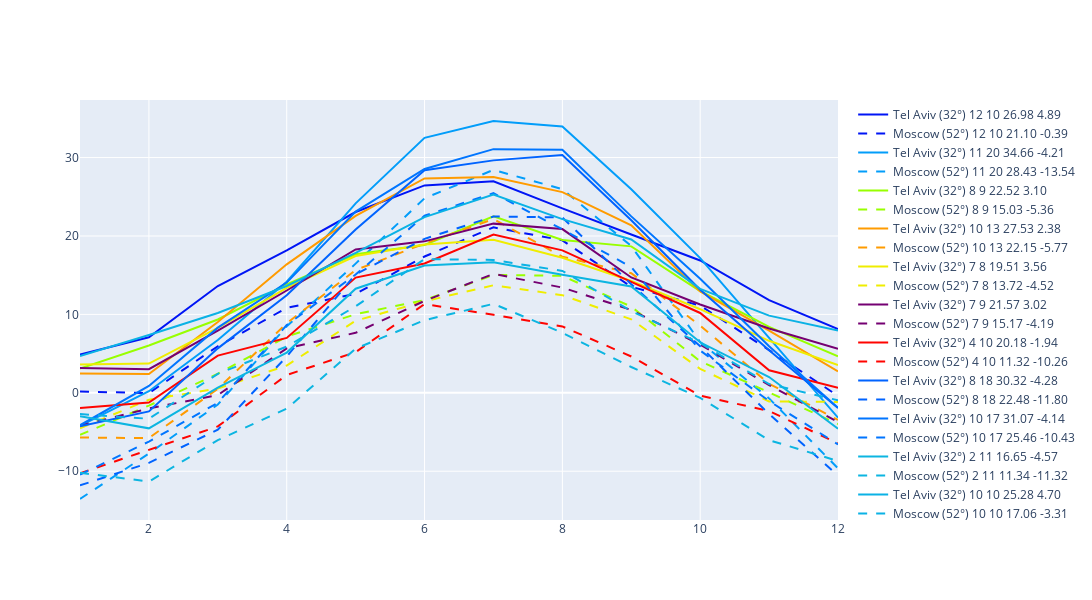

Notebook code cell kept with this figure:
### Code cell
import plotly.graph_objects as go
import random
import plotly.colors as colors

# Here I tried to find best values for monthly and latitude adjustments
# But if i set up weather limit close to actual weather, it is impossible 
# to find corresponding values for mon_adj and lat_adj

months_num = list(range(1, 13))
fig = go.Figure()
plots = 0

for _ in range(1000):
    max_temp = 30
    mon_adj = random.randint(1, max_temp)
    lat_adj = random.randint(1, max_temp)
    tel_aviv_temps = [generate_temperature(i, 32, mon_adj, lat_adj) for i in months_num]
    moscow_temps = [generate_temperature(i, 52, mon_adj, lat_adj) for i in months_num]
    
    tel_aviv_max = np.max(tel_aviv_temps)
    tel_aviv_min = np.min(tel_aviv_temps)
    moscow_max = np.max(moscow_temps)
    moscow_min = np.min(moscow_temps)
    
    if tel_aviv_min > -5 and moscow_max > 10 and tel_aviv_max < 35 and moscow_min < 0:
        color = colors.sample_colorscale(colors.PLOTLY_SCALES['Rainbow'], random.random())[0]

        fig.add_trace(go.Scatter(x=months_num, y=tel_aviv_temps, mode='lines', 
                                name=f'Tel Aviv (32°) {mon_adj} {lat_adj} {tel_aviv_max:.2f} {tel_aviv_min:.2f}', line=dict(color=color, width=2)))
        fig.add_trace(go.Scatter(x=months_num, y=moscow_temps, mode='lines', 
                             name=f'Moscow (52°) {mon_adj} {lat_adj} {moscow_max:.2f} {moscow_min:.2f}', line=dict(color=color, dash='dash', width=2)))
        plots += 1
        if plots > 10:
            break
    
fig.update_layout(
    legend=dict(xanchor='left', yanchor='top'),
    width=1200,
    height=600,
)

fig.show()

# Good values
# 8 20
# 9 22
# 10 17
# 8 11

### Figure 1 — Plotly figure (JSON) as saved in the notebook; plotly's stock layout.template omitted (floating-point values rounded to 4 significant figures)
{"data": [{"line": {"color": "rgb(0, 21, 245)", "width": 2}, "mode": "lines", "name": "Tel Aviv (32°) 12 10 26.98 4.89", "type": "scatter", "x": [1, 2, 3, 4, 5, 6, 7, 8, 9, 10, 11, 12], "y": [4.887, 7.083, 13.62, 18.17, 23.05, 26.45, 26.98, 23.51, 20.18, 16.88, 11.81, 8.139]}, {"line": {"color": "rgb(0, 21, 245)", "dash": "dash", "width": 2}, "mode": "lines", "name": "Moscow (52°) 12 10 21.10 -0.39", "type": "scatter", "x": [1, 2, 3, 4, 5, 6, 7, 8, 9, 10, 11, 12], "y": [0.1592, -0.03236, 5.939, 10.83, 12.62, 17.38, 21.1, 19.45, 13.52, 11.12, 5.45, -0.386]}, {"line": {"color": "rgb(2, 157, 250)", "width": 2}, "mode": "lines", "name": "Tel Aviv (32°) 11 20 34.66 -4.21", "type": "scatter", "x": [1, 2, 3, 4, 5, 6, 7, 8, 9, 10, 11, 12], "y": [-4.211, 0.2084, 6.73, 14.17, 24.16, 32.51, 34.66, 33.97, 25.97, 17.17, 7.012, -3.173]}, {"line": {"color": "rgb(2, 157, 250)", "dash": "dash", "width": 2}, "mode": "lines", "name": "Moscow (52°) 11 20 28.43 -13.54", "type": "scatter", "x": [1, 2, 3, 4, 5, 6, 7, 8, 9, 10, 11, 12], "y": [-13.54, -7.73, -1.494, 8.484, 16.47, 24.81, 28.43, 25.97, 18.71, 6.486, -0.7102, -9.625]}, {"line": {"color": "rgb(152, 255, 0)", "width": 2}, "mode": "lines", "name": "Tel Aviv (32°) 8 9 22.52 3.10", "type": "scatter", "x": [1, 2, 3, 4, 5, 6, 7, 8, 9, 10, 11, 12], "y": [3.101, 6.041, 9.355, 13.84, 17.67, 18.85, 22.52, 19.49, 18.68, 12.98, 8.409, 4.662]}, {"line": {"color": "rgb(152, 255, 0)", "dash": "dash", "width": 2}, "mode": "lines", "name": "Moscow (52°) 8 9 15.03 -5.36", "type": "scatter", "x": [1, 2, 3, 4, 5, 6, 7, 8, 9, 10, 11, 12], "y": [-5.36, -1.626, 2.432, 7.173, 10.02, 11.83, 15.03, 14.91, 10.99, 4.024, 0.06106, -3.978]}, {"line": {"color": "rgb(255, 155, 0)", "width": 2}, "mode": "lines", "name": "Tel Aviv (32°) 10 13 27.53 2.38", "type": "scatter", "x": [1, 2, 3, 4, 5, 6, 7, 8, 9, 10, 11, 12], "y": [2.457, 2.385, 9.037, 16.39, 22.57, 27.34, 27.53, 25.59, 21.36, 12.94, 7.938, 2.745]}, {"line": {"color": "rgb(255, 155, 0)", "dash": "dash", "width": 2}, "mode": "lines", "name": "Moscow (52°) 10 13 22.15 -5.77", "type": "scatter", "x": [1, 2, 3, 4, 5, 6, 7, 8, 9, 10, 11, 12], "y": [-5.693, -5.774, 0.5293, 8.866, 15.66, 19.04, 22.15, 17.37, 15.26, 8.569, 1.161, -3.459]}, {"line": {"color": "rgb(239, 237, 0)", "width": 2}, "mode": "lines", "name": "Tel Aviv (32°) 7 8 19.51 3.56", "type": "scatter", "x": [1, 2, 3, 4, 5, 6, 7, 8, 9, 10, 11, 12], "y": [3.615, 3.725, 8.291, 13.38, 17.45, 18.91, 19.51, 17.21, 14.27, 10.66, 6.633, 3.555]}, {"line": {"color": "rgb(239, 237, 0)", "dash": "dash", "width": 2}, "mode": "lines", "name": "Moscow (52°) 7 8 13.72 -4.52", "type": "scatter", "x": [1, 2, 3, 4, 5, 6, 7, 8, 9, 10, 11, 12], "y": [-4.516, -0.8886, 0.5474, 3.482, 9.189, 11.67, 13.72, 12.45, 9.372, 3.055, -1.091, -1.167]}, {"line": {"color": "rgb(117, 0, 114)", "width": 2}, "mode": "lines", "name": "Tel Aviv (32°) 7 9 21.57 3.02", "type": "scatter", "x": [1, 2, 3, 4, 5, 6, 7, 8, 9, 10, 11, 12], "y": [3.177, 3.021, 7.93, 13.05, 18.29, 19.31, 21.57, 20.88, 14.71, 11.26, 8.206, 5.614]}, {"line": {"color": "rgb(117, 0, 114)", "dash": "dash", "width": 2}, "mode": "lines", "name": "Moscow (52°) 7 9 15.17 -4.19", "type": "scatter", "x": [1, 2, 3, 4, 5, 6, 7, 8, 9, 10, 11, 12], "y": [-4.187, -1.999, -0.2837, 5.674, 7.65, 11.72, 15.17, 13.42, 10.56, 6.151, 0.988, -3.718]}, {"line": {"color": "rgb(255, 4, 0)", "width": 2}, "mode": "lines", "name": "Tel Aviv (32°) 4 10 20.18 -1.94", "type": "scatter", "x": [1, 2, 3, 4, 5, 6, 7, 8, 9, 10, 11, 12], "y": [-1.94, -1.239, 4.744, 7.0, 14.69, 16.5, 20.18, 18.17, 14.16, 10.18, 2.871, 0.6579]}, {"line": {"color": "rgb(255, 4, 0)", "dash": "dash", "width": 2}, "mode": "lines", "name": "Moscow (52°) 4 10 11.32 -10.26", "type": "scatter", "x": [1, 2, 3, 4, 5, 6, 7, 8, 9, 10, 11, 12], "y": [-10.26, -7.226, -4.284, 2.272, 5.185, 11.32, 9.945, 8.464, 4.633, -0.3559, -2.324, -6.447]}, {"line": {"color": "rgb(0, 99, 255)", "width": 2}, "mode": "lines", "name": "Tel Aviv (32°) 8 18 30.32 -4.28", "type": "scatter", "x": [1, 2, 3, 4, 5, 6, 7, 8, 9, 10, 11, 12], "y": [-4.28, -2.365, 5.671, 12.44, 20.82, 28.39, 29.64, 30.32, 22.01, 13.15, 5.433, -1.936]}, {"line": {"color": "rgb(0, 99, 255)", "dash": "dash", "width": 2}, "mode": "lines", "name": "Moscow (52°) 8 18 22.48 -11.80", "type": "scatter", "x": [1, 2, 3, 4, 5, 6, 7, 8, 9, 10, 11, 12], "y": [-11.8, -8.935, -4.701, 4.634, 15.12, 19.63, 22.48, 22.36, 13.84, 5.934, -2.711, -10.57]}, {"line": {"color": "rgb(0, 117, 255)", "width": 2}, "mode": "lines", "name": "Tel Aviv (32°) 10 17 31.07 -4.14", "type": "scatter", "x": [1, 2, 3, 4, 5, 6, 7, 8, 9, 10, 11, 12], "y": [-4.138, 0.8712, 8.307, 14.06, 23.1, 28.55, 31.07, 31.0, 22.5, 14.56, 5.931, -1.899]}, {"line": {"color": "rgb(0, 117, 255)", "dash": "dash", "width": 2}, "mode": "lines", "name": "Moscow (52°) 10 17 25.46 -10.43", "type": "scatter", "x": [1, 2, 3, 4, 5, 6, 7, 8, 9, 10, 11, 12], "y": [-10.43, -6.221, -1.271, 8.641, 15.09, 22.58, 25.46, 20.85, 16.04, 5.396, -1.048, -6.577]}, {"line": {"color": "rgb(12, 181, 225)", "width": 2}, "mode": "lines", "name": "Tel Aviv (32°) 2 11 16.65 -4.57", "type": "scatter", "x": [1, 2, 3, 4, 5, 6, 7, 8, 9, 10, 11, 12], "y": [-2.987, -4.53, 0.6544, 5.13, 13.27, 16.24, 16.65, 15.06, 13.57, 6.446, 2.018, -4.574]}, {"line": {"color": "rgb(12, 181, 225)", "dash": "dash", "width": 2}, "mode": "lines", "name": "Moscow (52°) 2 11 11.34 -11.32", "type": "scatter", "x": [1, 2, 3, 4, 5, 6, 7, 8, 9, 10, 11, 12], "y": [-10.19, -11.32, -6.035, -2.025, 5.639, 9.264, 11.34, 7.657, 3.296, -0.6436, -6.036, -8.693]}, {"line": {"color": "rgb(11, 178, 229)", "width": 2}, "mode": "lines", "name": "Tel Aviv (32°) 10 10 25.28 4.70", "type": "scatter", "x": [1, 2, 3, 4, 5, 6, 7, 8, 9, 10, 11, 12], "y": [4.698, 7.37, 10.18, 13.62, 17.83, 22.4, 25.28, 22.15, 19.55, 13.25, 9.843, 7.937]}, {"line": {"color": "rgb(11, 178, 229)", "dash": "dash", "width": 2}, "mode": "lines", "name": "Moscow (52°) 10 10 17.06 -3.31", "type": "scatter", "x": [1, 2, 3, 4, 5, 6, 7, 8, 9, 10, 11, 12], "y": [-2.711, -3.311, 2.427, 5.899, 11.03, 17.06, 16.94, 15.55, 10.42, 6.339, 1.118, -0.9546]}], "layout": {"height": 600, "legend": {"xanchor": "left", "yanchor": "top"}, "width": 1200}}
